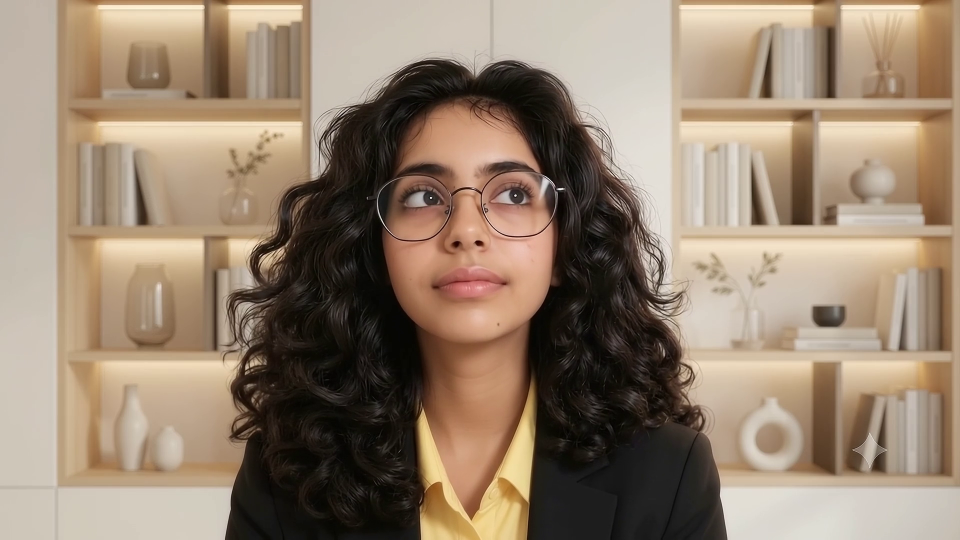
#> input picture frame 28 of character.mp4, 1920 x 1080 px (shown at 1/2 size)
$ python extract_frames.py
#> lines starting #> are read from the running program, lines starting #| are printed output that depends on the picture; after the words box and inside, x2 and y2 are one past the last pixel; in counts of white or black regions, pixels touching at a corner belong together
from pathlib import Path

import cv2
import numpy as np


ROOT = Path(__file__).resolve().parents[1]
PUBLIC_DIR = ROOT / "public"
SOURCE_CANDIDATES = (PUBLIC_DIR / "character.mp4", ROOT / "character.mp4")
FRAME_DIR = PUBLIC_DIR / "frames"
FRAME_COUNT = 64
FRAME_WIDTH = 1440
WEBP_QUALITY = 94
TARGET_FACE_CENTER = (0.484, 0.524)

DIRECTION_FACE_CENTERS = {
    "UP": (0.486, 0.442),
    "UP-RIGHT": (0.585, 0.449),
    "RIGHT": (0.591, 0.496),
    "DOWN-RIGHT": (0.548, 0.548),
    "DOWN": (0.482, 0.553),
    "DOWN-LEFT": (0.363, 0.506),
    "LEFT": (0.366, 0.468),
    "UP-LEFT": (0.367, 0.444),
}
FACE_PATH = (
    (80, *DIRECTION_FACE_CENTERS["RIGHT"]),
    (104, *DIRECTION_FACE_CENTERS["DOWN-RIGHT"]),
    (120, *DIRECTION_FACE_CENTERS["DOWN"]),
    (152, *DIRECTION_FACE_CENTERS["DOWN-LEFT"]),
    (168, *DIRECTION_FACE_CENTERS["LEFT"]),
    (184, *DIRECTION_FACE_CENTERS["UP-LEFT"]),
    (218, 0.478, 0.480),
    (239, 0.484, 0.524),
    (240, 0.483, 0.505),
    (268, *DIRECTION_FACE_CENTERS["UP"]),
    (304, *DIRECTION_FACE_CENTERS["UP-RIGHT"]),
    (320, *DIRECTION_FACE_CENTERS["RIGHT"]),
)
HEAD_POLYGON = (
    (0.47, 0.11),
    (0.57, 0.13),
    (0.66, 0.20),
    (0.72, 0.29),
    (0.75, 0.42),
    (0.74, 0.52),
    (0.70, 0.59),
    (0.65, 0.65),
    (0.57, 0.69),
    (0.55, 0.78),
    (0.52, 0.81),
    (0.43, 0.81),
    (0.40, 0.78),
    (0.40, 0.69),
    (0.33, 0.65),
    (0.28, 0.59),
    (0.25, 0.51),
    (0.25, 0.40),
    (0.28, 0.29),
    (0.35, 0.19),
    (0.42, 0.13),
)

DIRECTION_FRAMES = {
    "UP": 28,
    "UP-RIGHT": 64,
    "RIGHT": 80,
    "DOWN-RIGHT": 104,
    "DOWN": 120,
    "DOWN-LEFT": 152,
    "LEFT": 168,
    "UP-LEFT": 184,
}
CENTER_FRAME = 239


def read_frame(capture, frame_number):
    capture.set(cv2.CAP_PROP_POS_FRAMES, int(frame_number))
    success, frame = capture.read()
    if not success:
        raise RuntimeError(f"Could not decode source frame {frame_number}.")
    return frame


def write_webp(path, frame):
    height, width = frame.shape[:2]
    if width > FRAME_WIDTH:
        resized_height = round(height * FRAME_WIDTH / width)
        frame = cv2.resize(frame, (FRAME_WIDTH, resized_height), interpolation=cv2.INTER_AREA)
    success, encoded = cv2.imencode(
        ".webp", frame, [cv2.IMWRITE_WEBP_QUALITY, WEBP_QUALITY]
    )
    if not success:
        raise RuntimeError(f"Could not encode {path} as WebP.")
    path.write_bytes(encoded.tobytes())


def background_bgr(frame):
    height, width = frame.shape[:2]
    size = max(1, min(width, height) // 12)
    corners = np.concatenate(
        [
            frame[:size, :size].reshape(-1, 3),
            frame[:size, -size:].reshape(-1, 3),
            frame[-size:, :size].reshape(-1, 3),
            frame[-size:, -size:].reshape(-1, 3),
        ]
    )
    return np.median(corners, axis=0).round().astype(np.uint8)


def flatten_background(frame, color_bgr):
    lab = cv2.cvtColor(frame, cv2.COLOR_BGR2LAB).astype(np.int16)
    target = cv2.cvtColor(np.uint8([[color_bgr]]), cv2.COLOR_BGR2LAB)[0, 0].astype(np.int16)
    distance = np.linalg.norm(lab - target, axis=2)
    candidates = (distance < 18).astype(np.uint8)
    _, labels = cv2.connectedComponents(candidates, connectivity=8)
    edge_labels = np.unique(
        np.concatenate((labels[0], labels[-1], labels[:, 0], labels[:, -1]))
    )
    frame[np.isin(labels, edge_labels)] = color_bgr
    return frame


def face_center(source_frame):
    positions = np.asarray([point[0] for point in FACE_PATH], dtype=np.float32)
    centers = np.asarray([point[1:] for point in FACE_PATH], dtype=np.float32)
    return tuple(np.interp(source_frame, positions, centers[:, axis]) for axis in range(2))


def make_head_mask(width, height):
    points = np.asarray(
        [[round(x * width), round(y * height)] for x, y in HEAD_POLYGON], dtype=np.int32
    )
    mask = np.zeros((height, width), dtype=np.uint8)
    cv2.fillPoly(mask, [points], 255)
    return cv2.GaussianBlur(mask, (0, 0), 2.0).astype(np.float32) / 255.0


def composite_head(base, source, source_face, head_mask, color_bgr):
    height, width = base.shape[:2]
    shift_x = round((TARGET_FACE_CENTER[0] - source_face[0]) * width)
    shift_y = round((TARGET_FACE_CENTER[1] - source_face[1]) * height)
    aligned = cv2.warpAffine(
        source,
        np.float32([[1, 0, shift_x], [0, 1, shift_y]]),
        (width, height),
        borderMode=cv2.BORDER_CONSTANT,
        borderValue=tuple(int(value) for value in color_bgr),
    )

    source_color = background_bgr(aligned)
    aligned_lab = cv2.cvtColor(aligned, cv2.COLOR_BGR2LAB).astype(np.int16)
    source_lab = cv2.cvtColor(np.uint8([[source_color]]), cv2.COLOR_BGR2LAB)[0, 0].astype(np.int16)
    distance = np.linalg.norm(aligned_lab - source_lab, axis=2)
    foreground = np.clip((distance - 11) / 15, 0, 1).astype(np.float32)
    alpha = foreground * head_mask

    result = base.copy()
    polygon = head_mask > 0.01
    result[polygon] = color_bgr
    alpha_3d = alpha[:, :, None]
    result = np.clip(result.astype(np.float32) * (1 - alpha_3d) + aligned.astype(np.float32) * alpha_3d, 0, 255)
    return result.astype(np.uint8)


def main():
    source = next((path for path in SOURCE_CANDIDATES if path.is_file()), None)
    if source is None:
        raise FileNotFoundError("Place character.mp4 in the project root or public/.")

    capture = cv2.VideoCapture(str(source))
    if not capture.isOpened():
        raise RuntimeError(f"Could not open {source}.")

    count = int(capture.get(cv2.CAP_PROP_FRAME_COUNT))
    fps = capture.get(cv2.CAP_PROP_FPS)
    width = int(capture.get(cv2.CAP_PROP_FRAME_WIDTH))
    height = int(capture.get(cv2.CAP_PROP_FRAME_HEIGHT))
    if count <= CENTER_FRAME or fps <= 0:
        raise ValueError(f"Expected at least {CENTER_FRAME + 1} frames; found {count}.")

    color_samples = [background_bgr(read_frame(capture, frame_number)) for frame_number in DIRECTION_FRAMES.values()]
#> in read_frame, frame is the input picture: shape (1080, 1920, 3); mean B, G, R 111.4, 130.5, 149.5
#> in background_bgr, `height, width = frame.shape[:2]`: height = 1080; width = 1920
#> in background_bgr, `size = max(1, min(width, height) // 12)`: size = 90
#> call 4 of read_frame, with frame_number = 104
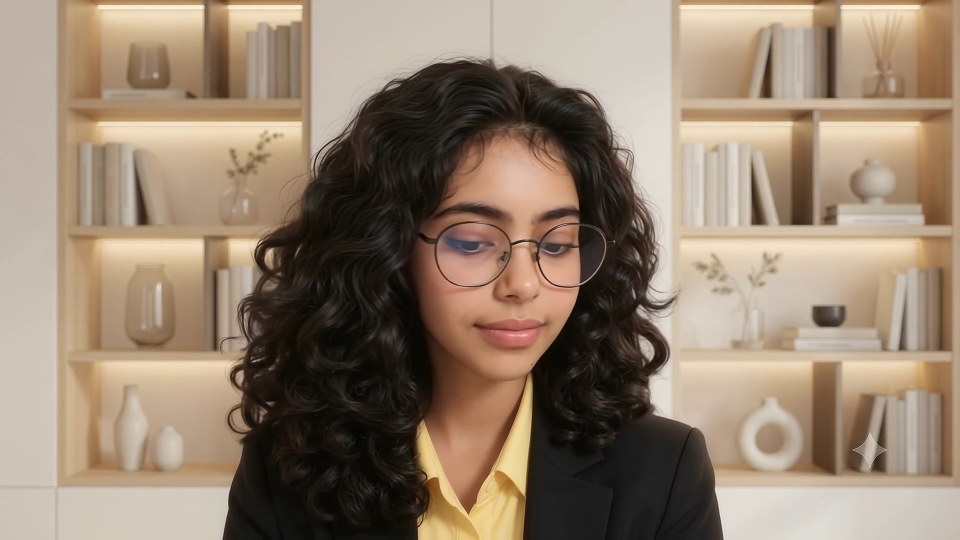
#> input picture frame 104 of character.mp4, 1920 x 1080 px (shown at 1/2 size)
#> in read_frame, frame is the input picture: shape (1080, 1920, 3); mean B, G, R 110.8, 129.6, 148.3
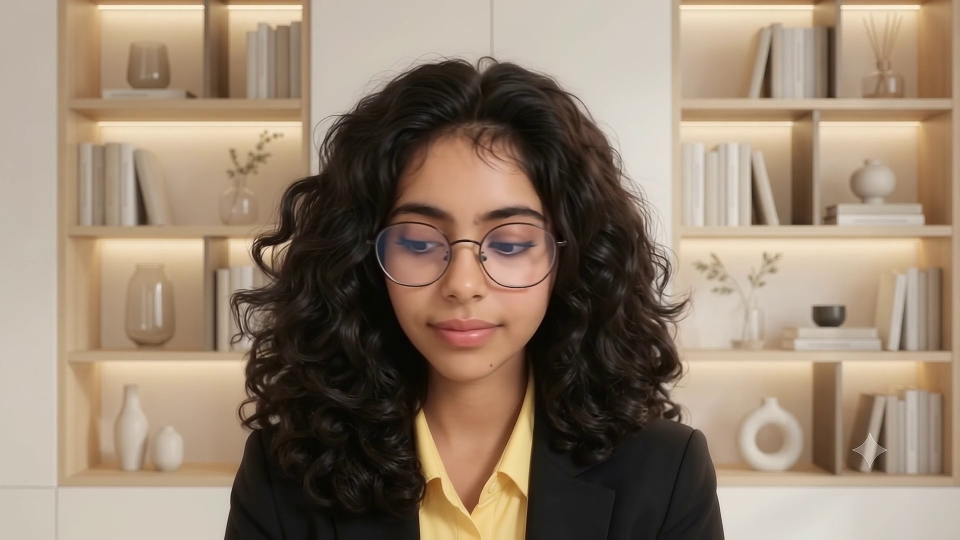
#> input picture frame 120 of character.mp4, 1920 x 1080 px (shown at 1/2 size)
#> in read_frame, frame is the input picture: shape (1080, 1920, 3); mean B, G, R 110.4, 129.2, 148
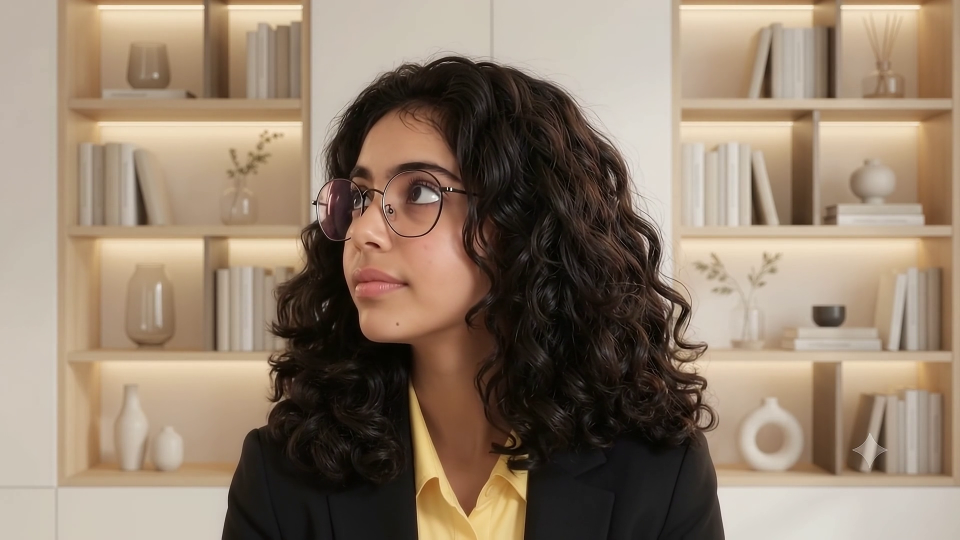
#> input picture frame 184 of character.mp4, 1920 x 1080 px (shown at 1/2 size)
#> in read_frame, frame is the input picture: shape (1080, 1920, 3); mean B, G, R 109, 127.6, 146.1
#> color_samples = [[175, 188, 198], [175, 188, 199], [177, 190, 199], [177, 188, 199], [176, 187, 198], [175, 187, 198], [175, 187, 197], [176, 188, 198]]
    color_samples.append(background_bgr(read_frame(capture, CENTER_FRAME)))
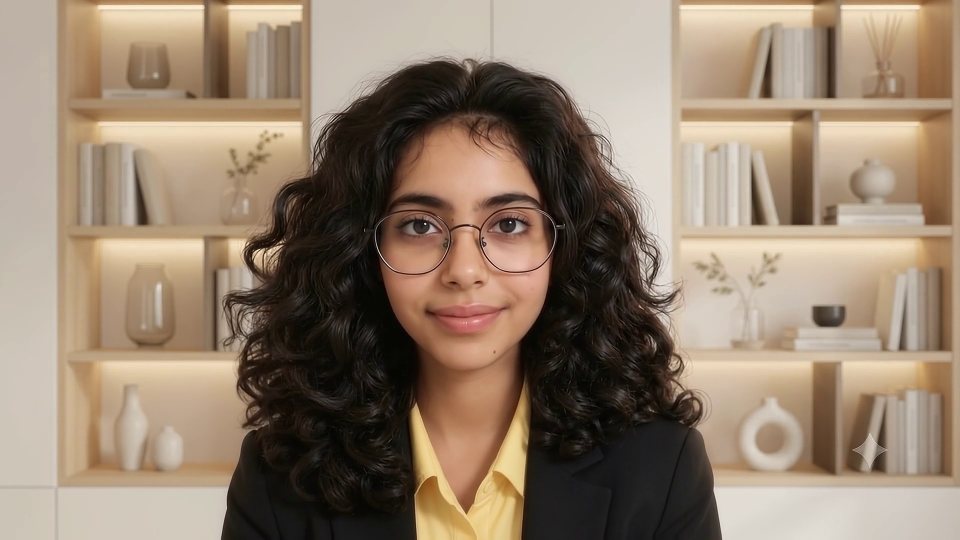
#> input picture frame 239 of character.mp4, 1920 x 1080 px (shown at 1/2 size)
#> in read_frame, frame is the input picture: shape (1080, 1920, 3); mean B, G, R 110.1, 128.9, 147.7
    color_bgr = np.median(np.asarray(color_samples), axis=0).round().astype(np.uint8)
#> color_bgr = [176, 188, 198]
    background_hex = "#{:02X}{:02X}{:02X}".format(*color_bgr[::-1])
#> background_hex = '#C6BCB0'

    print(f"Source: {source}")
    print(f"Timeline: {count} frames, {fps:.3f} fps, {width}x{height}, {count / fps:.3f}s")
    print(f"Corner-median background: {background_hex}")
#| Corner-median background: #C6BCB0
    print("Directional anchors (frame, timestamp):")
    for direction, frame_number in DIRECTION_FRAMES.items():
        print(f"  {direction:10} {frame_number:3}  {frame_number / fps:.3f}s")
    print(f"  {'CENTER':10} {CENTER_FRAME:3}  {CENTER_FRAME / fps:.3f}s")

    ordered_anchors = [
        DIRECTION_FRAMES[direction]
        for direction in (
            "RIGHT",
            "DOWN-RIGHT",
            "DOWN",
            "DOWN-LEFT",
            "LEFT",
            "UP-LEFT",
            "UP",
            "UP-RIGHT",
        )
    ]
    extended_anchors = ordered_anchors + [ordered_anchors[0] + count]
    FRAME_DIR.mkdir(parents=True, exist_ok=True)
    center = flatten_background(read_frame(capture, CENTER_FRAME), color_bgr)
#> in flatten_background, `target = cv2.cvtColor(np.uint8([[color_bgr]]), cv2.COLOR_BGR2LAB)[0, 0..`: target = [196, 129, 135]
#> in flatten_background, `candidates = (distance < 18).astype(np.uint8)`: candidates: shape (1080, 1920); values 0 (black) and 1 (white), 27.1% white; 633 white regions (524 under 20 px), largest, box (x1, y1, x2, y2) and area: (623, 0, 1895, 868) 278900, (0, 0, 457, 1080) 159212, (1426, 941, 1920, 1080) 29386
#> in flatten_background, `_, labels = cv2.connectedComponents(candidates, connectivity=8)`:
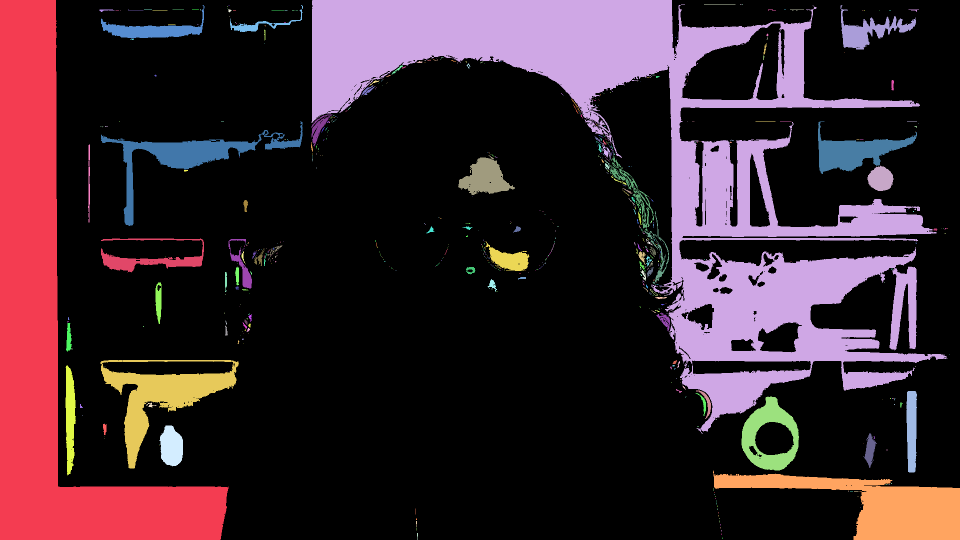
#> labels: shape (1080, 1920) int32 (shown at 1/2 size); 634 distinct labels, from 0 to 633; one colour per label, 0 black
#> in flatten_background, `edge_labels = np.unique( np.concatenate((labels[0], labels[-1], labels..`: edge_labels = [0, 1, 2, 601, 631]
    head_mask = make_head_mask(width, height)
#> in make_head_mask, `cv2.fillPoly(mask, [points], 255)`:
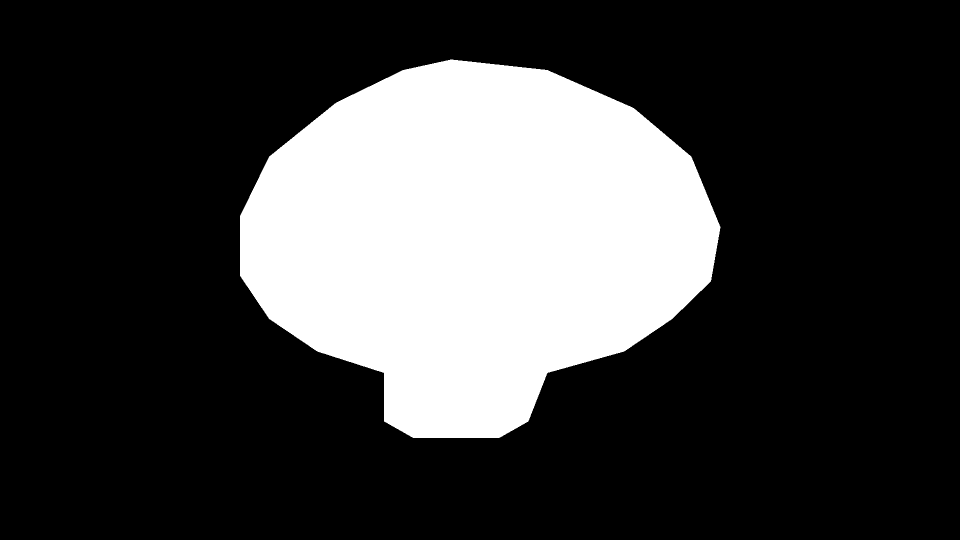
#> mask: shape (1080, 1920) (shown at 1/2 size); 24.5% white; 1 white region, box (x1, y1, x2, y2) and area: (480, 119, 1441, 876) 508468

    for frame_index in range(FRAME_COUNT):
        segment = frame_index // 8
        fraction = (frame_index % 8) / 8
        start = extended_anchors[segment]
        end = extended_anchors[segment + 1]
        source_unwrapped = round(start + (end - start) * fraction)
        source_frame = source_unwrapped % count
        source = read_frame(capture, source_frame)
        source = composite_head(center, source, face_center(source_unwrapped), head_mask, color_bgr)
        write_webp(FRAME_DIR / f"frame-{frame_index:02d}.webp", source)
#> this loop made 21 passes
#> (shift_x in composite_head, shift_y in composite_head) on passes 1 to 12: (-205, 30), (-195, 23), (-185, 16), (-174, 9), (-164, 2), (-154, -5), (-144, -12), (-133, -19), (-123, -26), (-107, -27), (-91, -27), (-75, -28)
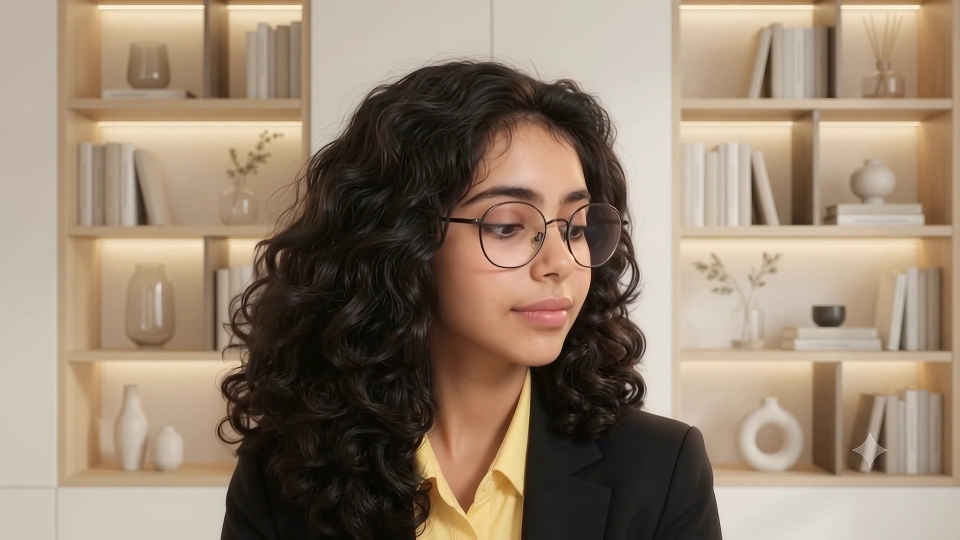
#> input picture frame 83 of character.mp4, 1920 x 1080 px (shown at 1/2 size)

    write_webp(FRAME_DIR / "center.webp", center)
    capture.release()
    print(f"Wrote {FRAME_COUNT} rotation frames and center.webp to {FRAME_DIR}")


if __name__ == "__main__":
    main()
